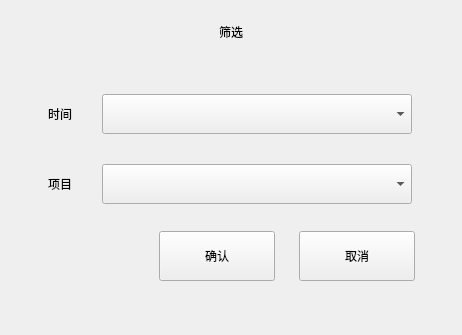
<?xml version="1.0" encoding="UTF-8"?>
<ui version="4.0">
 <class>QCaliBrateFilter</class>
 <widget class="QWidget" name="QCaliBrateFilter">
  <property name="geometry">
   <rect>
    <x>0</x>
    <y>0</y>
    <width>462</width>
    <height>335</height>
   </rect>
  </property>
  <property name="windowTitle">
   <string>QCaliBrateFilter</string>
  </property>
  <widget class="QComboBox" name="Time_ComboBox">
   <property name="geometry">
    <rect>
     <x>102</x>
     <y>94</y>
     <width>310</width>
     <height>40</height>
    </rect>
   </property>
  </widget>
  <widget class="QComboBox" name="Assay_ComboBox">
   <property name="geometry">
    <rect>
     <x>102</x>
     <y>164</y>
     <width>310</width>
     <height>40</height>
    </rect>
   </property>
  </widget>
  <widget class="QPushButton" name="ok_Button">
   <property name="geometry">
    <rect>
     <x>159</x>
     <y>231</y>
     <width>116</width>
     <height>50</height>
    </rect>
   </property>
   <property name="text">
    <string>确认</string>
   </property>
   <property name="buttons" stdset="0">
    <string>btn_dlg</string>
   </property>
  </widget>
  <widget class="QPushButton" name="Cancel_button">
   <property name="geometry">
    <rect>
     <x>299</x>
     <y>231</y>
     <width>116</width>
     <height>50</height>
    </rect>
   </property>
   <property name="text">
    <string>取消</string>
   </property>
   <property name="buttons" stdset="0">
    <string>btn_dlg</string>
   </property>
  </widget>
  <widget class="QLabel" name="title_label">
   <property name="geometry">
    <rect>
     <x>0</x>
     <y>0</y>
     <width>462</width>
     <height>64</height>
    </rect>
   </property>
   <property name="text">
    <string>筛选</string>
   </property>
   <property name="alignment">
    <set>Qt::AlignCenter</set>
   </property>
  </widget>
  <widget class="QLabel" name="label">
   <property name="geometry">
    <rect>
     <x>48</x>
     <y>94</y>
     <width>54</width>
     <height>40</height>
    </rect>
   </property>
   <property name="text">
    <string>时间</string>
   </property>
  </widget>
  <widget class="QLabel" name="label_2">
   <property name="geometry">
    <rect>
     <x>48</x>
     <y>164</y>
     <width>54</width>
     <height>40</height>
    </rect>
   </property>
   <property name="text">
    <string>项目</string>
   </property>
  </widget>
 </widget>
 <layoutdefault spacing="6" margin="11"/>
 <resources/>
 <connections/>
</ui>
